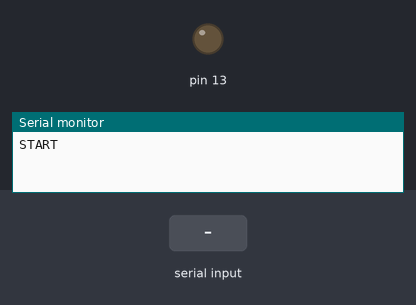
Bench run of a sketch on a simulated Arduino Uno, built with avr-gcc and run on an emulated ATmega328P. Parts: output pins drawn as LEDs (lit = HIGH), the last lines printed to the serial monitor. The inputs (shaded band) are chosen by the test bench.

Above: at 1.2 s.
1.3 s: "A" received over Serial
At 1.6 s:
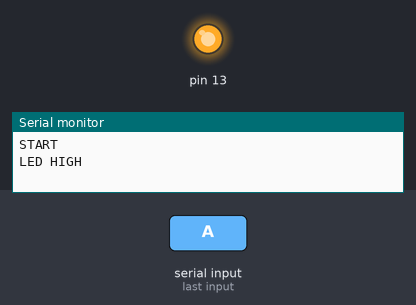
2.8 s: "B" received over Serial
At 3.9 s:
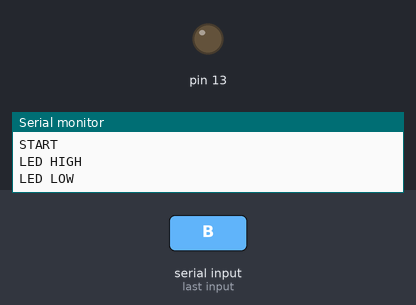
4.3 s: "a" received over Serial
At 5.1 s:
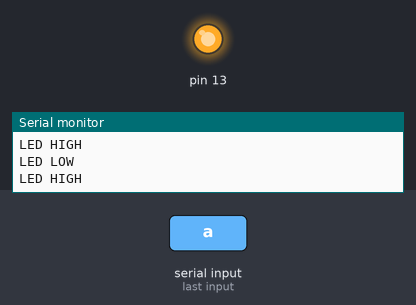
5.8 s: "b" received over Serial
At 6.2 s:
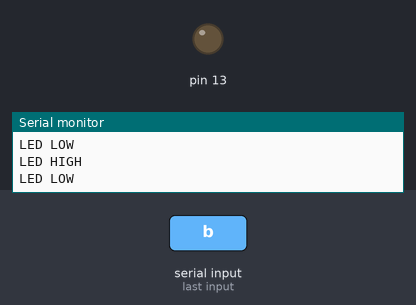
Timing chart, 0 to 8.3 s (numbered marks = the images above; inputs shaded):
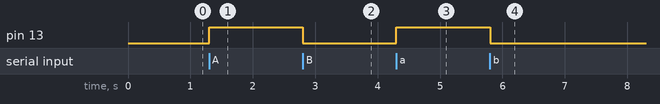

Measured:
- after the input at 1.3 s, pin 13: LOW → HIGH at once
- after the input at 2.8 s, pin 13: HIGH → LOW at once
- after the input at 4.3 s, pin 13: LOW → HIGH at once
- after the input at 5.8 s, pin 13: HIGH → LOW at once

The sketch:

PC_Control.ino
```cpp
void setup()
{
pinMode(13,OUTPUT);
Serial.begin(9600);
Serial.println("START");
}

void loop()
{
if(Serial.available()>0)
{
char x = Serial.read();
if(x=='A' || x=='a')
{
Serial.println("LED HIGH");
digitalWrite(13,HIGH);
}else if(x=='B' || x=='b')
{
Serial.println("LED LOW");
digitalWrite(13,LOW);
}
}
}
```
